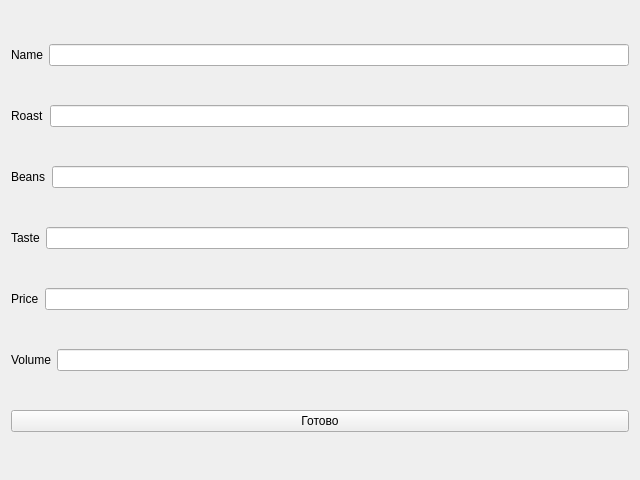
<?xml version="1.0" encoding="UTF-8"?>
<ui version="4.0">
 <class>Form</class>
 <widget class="QWidget" name="Form">
  <property name="geometry">
   <rect>
    <x>0</x>
    <y>0</y>
    <width>640</width>
    <height>480</height>
   </rect>
  </property>
  <property name="windowTitle">
   <string>Form</string>
  </property>
  <layout class="QVBoxLayout" name="verticalLayout">
   <item>
    <layout class="QHBoxLayout" name="horizontalLayout">
     <item>
      <widget class="QLabel" name="label_name">
       <property name="text">
        <string>Name</string>
       </property>
      </widget>
     </item>
     <item>
      <widget class="QLineEdit" name="name_input"/>
     </item>
    </layout>
   </item>
   <item>
    <layout class="QHBoxLayout" name="horizontalLayout_2">
     <item>
      <widget class="QLabel" name="label_name_2">
       <property name="text">
        <string>Roast</string>
       </property>
      </widget>
     </item>
     <item>
      <widget class="QLineEdit" name="roast_input"/>
     </item>
    </layout>
   </item>
   <item>
    <layout class="QHBoxLayout" name="horizontalLayout_3">
     <item>
      <widget class="QLabel" name="label_name_3">
       <property name="text">
        <string>Beans</string>
       </property>
      </widget>
     </item>
     <item>
      <widget class="QLineEdit" name="beans_input"/>
     </item>
    </layout>
   </item>
   <item>
    <layout class="QHBoxLayout" name="horizontalLayout_4">
     <item>
      <widget class="QLabel" name="label_name_4">
       <property name="text">
        <string>Taste</string>
       </property>
      </widget>
     </item>
     <item>
      <widget class="QLineEdit" name="taste_input"/>
     </item>
    </layout>
   </item>
   <item>
    <layout class="QHBoxLayout" name="horizontalLayout_5">
     <item>
      <widget class="QLabel" name="label_name_5">
       <property name="text">
        <string>Price</string>
       </property>
      </widget>
     </item>
     <item>
      <widget class="QLineEdit" name="price_input"/>
     </item>
    </layout>
   </item>
   <item>
    <layout class="QHBoxLayout" name="horizontalLayout_6">
     <item>
      <widget class="QLabel" name="label_name_6">
       <property name="text">
        <string>Volume</string>
       </property>
      </widget>
     </item>
     <item>
      <widget class="QLineEdit" name="volume_input"/>
     </item>
    </layout>
   </item>
   <item>
    <widget class="QPushButton" name="finish">
     <property name="text">
      <string>Готово</string>
     </property>
    </widget>
   </item>
  </layout>
 </widget>
 <resources/>
 <connections/>
</ui>
